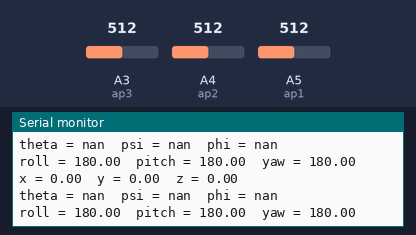
A sketch run on a simulated Arduino Uno, built with avr-gcc and run on an emulated ATmega328P. Parts: the last lines printed to the serial monitor. Inputs (shaded band) come from the test bench; at power-on: A3 (ap3) = 512, A4 (ap2) = 512, A5 (ap1) = 512.

Above: at 2.8 s.
2.9 s: A3 (ap3) set to 716
At 4.9 s:
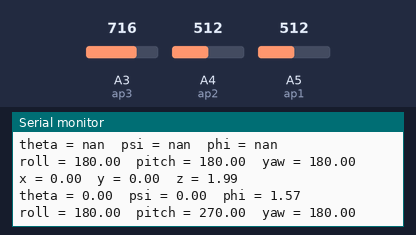
7.6 s: A4 (ap2) set to 716
At 9.0 s:
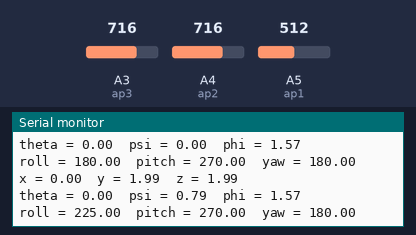
10.3 s: A5 (ap1) set to 501
At 13.1 s:
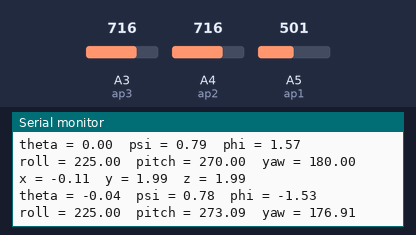
16.3 s: A5 (ap1) set to 511
At 17.4 s:
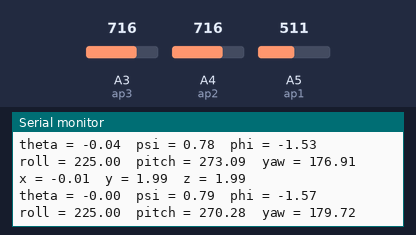
19.0 s: A3 (ap3) set to 900
At 21.4 s:
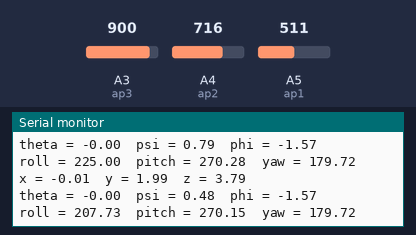
21.7 s: A4 (ap2) set to 900
At 23.8 s:
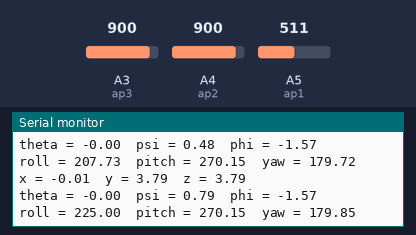
Timing chart, 0 to 25.3 s (numbered marks = the images above; inputs shaded):
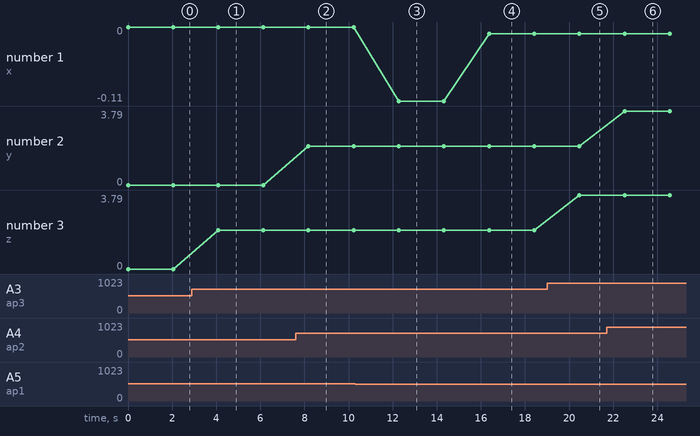

Measured:
- after the input at 2.9 s, the serial monitor: prints a new line after 1.2 s (image 1)
- after the input at 7.6 s, the serial monitor: prints a new line after 0.58 s (image 2)
- after the input at 10.3 s, the serial monitor: prints a new line after 2.0 s (image 3)
- after the input at 16.3 s, the serial monitor: prints a new line after 0.07 s (image 4)
- after the input at 19.0 s, the serial monitor: prints a new line after 1.5 s (image 5)
- after the input at 21.7 s, the serial monitor: prints a new line after 0.82 s (image 6)
- plotted number 1: 0 → -0.11 after the input at 10.3 s, -0.11 → -0.01 after the input at 16.3 s
- plotted number 3: 0 → 1.99 after the input at 2.9 s, 1.99 → 3.79 after the input at 19.0 s

The sketch:

acelerometer_test.ino
```cpp
const int ap1 = A5;
const int ap2 = A4;
const int ap3 = A3;

int svx = 0;
int svy = 0;
int svz = 0;

float xa = 0.0;
float ya = 0.0;
float za = 0.0;

void setup() {
  Serial.begin(9600);
}

void loop() {
  analogReference(DEFAULT);
  svx = analogRead(ap1);
  svy = analogRead(ap2);
  svz = analogRead(ap3);

  xa = (((svx*3.3)/1024)-1.65)/0.330;
  ya = (((svy*3.3)/1024)-1.65)/0.330;
  za = (((svz*3.3)/1024)-1.65)/0.330;

  Serial.print("x = " );
  Serial.print(xa);
  Serial.print("\ty = " );
  Serial.print(ya);
  Serial.print("\tz = " );
  Serial.println(za);

  Serial.print("theta = " );
  Serial.print(atan(xa/(sqrt(pow(ya,2)+pow(za,2)))));
  Serial.print("\tpsi = " );
  Serial.print(atan(ya/(sqrt(pow(xa,2)+pow(za,2)))));
  Serial.print("\tphi = " );
  Serial.println(atan((sqrt(pow(ya,2)+pow(za,2)))/xa));

  Serial.print("roll = " );
  Serial.print(atan2(ya,za)*57.29577951+180);
  Serial.print("\tpitch = " );
  Serial.print(atan2(za,xa)*57.29577951+180);
  Serial.print("\tyaw = " );
  Serial.println(atan2(xa,ya)*57.29577951+180);
  Serial.println();
  delay(2000);
}
```
